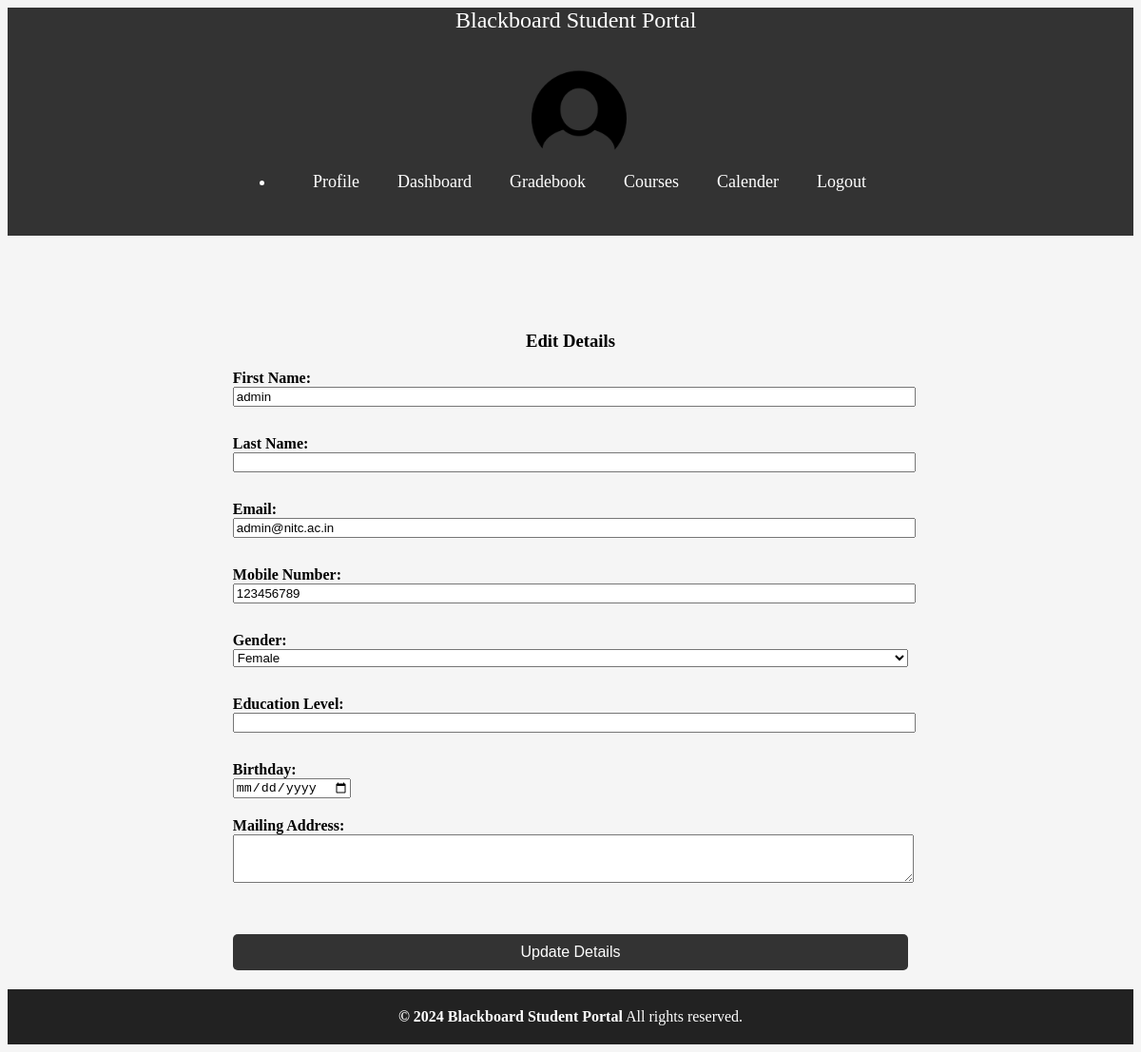
/edit_student_details.php (signed in), run on the app's committed database.
### tables this page shows
CREATE TABLE `user` (
  `UserID` varchar(50) NOT NULL,
  `FirstName` varchar(50) DEFAULT NULL,
  `LastName` varchar(50) DEFAULT NULL,
  `Type` enum('admin','student') NOT NULL,
  `EmailId` varchar(50) DEFAULT NULL,
  `MobNo` bigint(11) DEFAULT NULL,
  `Password` varchar(50) DEFAULT NULL,
  `gender` enum('male','female') NOT NULL DEFAULT 'male',
  `educationLevel` varchar(100) DEFAULT NULL,
  `birthday` date DEFAULT NULL,
  `mailingAddress` varchar(255) DEFAULT NULL
);

### edit_student_details.php (the view, shortened to what this page needs)
<?php
require('dbconn.php');
if (isset($_SESSION['UserID'])) {
    $userID = $_SESSION['UserID'];
    $sql = "SELECT * FROM `user` WHERE UserID='$userID'";
    $result = $conn->query($sql);
    if ($result && $result->num_rows > 0) {
        $row = $result->fetch_assoc();
        $firstName = $row['FirstName'];
        $lastName = $row['LastName'];
        $email = $row['EmailId'];
        $mobno = $row['MobNo'];
        $gender = $row['gender'];
        $educationLevel = $row['educationLevel'];
        $birthday = $row['birthday'];
        $mailingAddress = $row['mailingAddress'];
    } else {
        $firstName = $lastName = $email = $mobno = $gender = $educationLevel = $birthday = $mailingAddress = "";
    }
} else {
    echo "<p>Error: Session UserID not set.</p>";
}
?>
<!DOCTYPE html>
<html lang="en">
<head>
</head>
<body>
    <div class="navbar navbar-fixed-top">
        <div class="navbar-inner">
            <div class="container">
                <a class="brand" href="index.php" style="margin-left: 230px; font-size: 24px;">Blackboard Student Portal</a>
                <div class="nav-collapse collapse navbar-inverse-collapse">
                    <ul class="nav pull-right">
                        <li class="nav-user dropdown">
                        <a href="#" class="dropdown-toggle" data-toggle="dropdown">
    <div class="nav-avatar"></div>
</a>
                            <ul class="navbar">
    <li <?php if(basename($_SERVER['PHP_SELF']) == 'profile.php') echo 'class="active"'; ?>><a href="profile.php">Profile</a></li>
    <li <?php if(basename($_SERVER['PHP_SELF']) == 'index.php') echo 'class="active"'; ?>><a href="index.php">Dashboard</a></li>
    <li <?php if(basename($_SERVER['PHP_SELF']) == 'gradebook.php') echo 'class="active"'; ?>><a href="gradebook.php">Gradebook</a></li>
    <li <?php if(basename($_SERVER['PHP_SELF']) == 'course.php') echo 'class="active"'; ?>><a href="course.php">Courses</a></li>
    <li <?php if(basename($_SERVER['PHP_SELF']) == 'login.php') echo 'class="active"'; ?>><a href="calender.php">Calender</a></li>
    <li <?php if(basename($_SERVER['PHP_SELF']) == 'login.php') echo 'class="active"'; ?>><a href="login.php">Logout</a></li>
</ul>
                        </li>
                    </ul>
                </div>
            </div>
        </div>
    </div>
    <div class="wrapper">
        <div class="container">
            <div class="row">
                <div class="span9">
                    <div class="module">
                        <div class="module-head">
                            <h3>Edit Details</h3>
                        </div>
                        <div class="module-body">
                <form class="form-horizontal" action="edit_student_details.php" method="post">
                <div class="control-group">
    <label class="control-label" for="firstName">First Name:</label>
    <div class="controls">
        <input type="text" id="firstName" name="firstName" value="<?php echo isset($firstName) ? $firstName : ''; ?>" required>
    </div>
</div>
<div class="control-group">
    <label class="control-label" for="lastName">Last Name:</label>
    <div class="controls">
        <input type="text" id="lastName" name="lastName" value="<?php echo isset($lastName) ? $lastName : ''; ?>" required>
    </div>
</div>
<div class="control-group">
    <label class="control-label" for="email">Email:</label>
    <div class="controls">
        <input type="email" id="email" name="email" value="<?php echo isset($email) ? $email : ''; ?>" required>
    </div>
</div>
<div class="control-group">
    <label class="control-label" for="mobno">Mobile Number:</label>
    <div class="controls">
        <input type="tel" id="mobno" name="mobno" value="<?php echo isset($mobno) ? $mobno : ''; ?>">
    </div>
</div>
<div class="control-group">
    <label class="control-label" for="gender">Gender:</label>
    <div class="controls">
        <select id="gender" name="gender" required>
            <option value="female" <?php if (isset($gender) && $gender == 'female') echo 'selected'; ?>>Female</option>
        </select>
    </div>
</div>
<div class="control-group">
    <label class="control-label" for="educationLevel">Education Level:</label>
    <div class="controls">
        <input type="text" id="educationLevel" name="educationLevel" value="<?php echo isset($educationLevel) ? $educationLevel : ''; ?>">
    </div>
</div>
<div class="control-group">
    <label class="control-label" for="birthday">Birthday:</label>
    <div class="controls">
        <input type="date" id="birthday" name="birthday" value="<?php echo isset($birthday) ? $birthday : ''; ?>">
    </div>
</div>
<div class="control-group">
    <label class="control-label" for="mailingAddress">Mailing Address:</label>
    <div class="controls">
        <textarea id="mailingAddress" name="mailingAddress" rows="3"><?php echo isset($mailingAddress) ? $mailingAddress : ''; ?></textarea>
    </div>
</div>
                    <div class="control-group">
                        <div class="controls">
                            <button type="submit" name="submit" class="btn btn-primary">Update Details</button>
                        </div>
                    </div>
                </form>
            </div>
        </div>
                </div>
            </div>
        </div>
    </div>
    <footer class="footer">
        <div class="container">
            <b class="copyright">&copy; <?php echo date("Y"); ?> Blackboard Student Portal</b> All rights reserved.
        </div>
    </footer>
</body>
</html>

### edit_student_details.php (style rules this page uses)
.footer { background-color: #222; color: #fff; padding: 20px 0; text-align: center; flex-shrink: 0; }
body { background-color: whitesmoke; }
.navbar { background-color: #333; color: #fff; list-style-type: none; padding: 0; display: flex; justify-content: center; }
.navbar li { padding: 15px 20px; }
.navbar a { color: #fff; text-decoration: none; font-size: 18px; }
.nav-avatar { width: 100px; height: 100px; background-image: url('profile2.png'); background-size: cover; background-position: center; margin-left: 250px; }
.wrapper { margin-top: 100px; }
.form-horizontal { width: 60%; margin: auto; }
.form-horizontal .control-group { margin-bottom: 20px; }
.form-horizontal .control-label { font-weight: bold; }
.form-horizontal .controls { margin-left: 0; }
.form-horizontal input[type="text"], .form-horizontal input[type="email"], .form-horizontal input[type="tel"], .form-horizontal select, .form-horizontal textarea { width: 100%; margin-bottom: 10px; }
.form-horizontal button[type="submit"] { width: 100%; margin-top: 20px; padding: 10px; font-size: 16px; background-color: #333; color: #fff; border: none; border-radius: 5px; cursor: pointer; }
.module-head h3 { text-align: center; }

### data on the page
user: firstName "admin", email "admin@nitc.ac.in", mobno "123456789", gender "Female"
